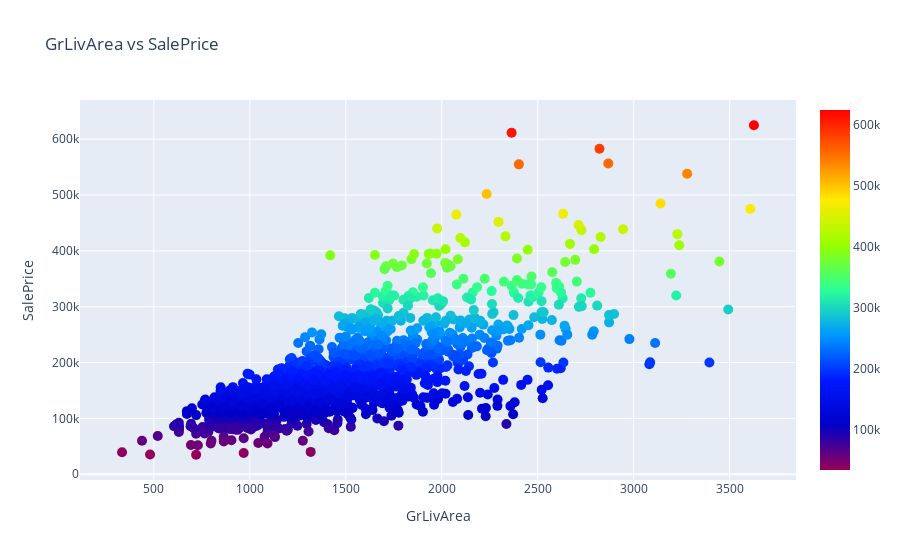

The notebook cell this image was saved under:
### Code cell
scatter_plot(train.GrLivArea, train.SalePrice, 'GrLivArea vs SalePrice', 'GrLivArea', 'SalePrice', 10, 'Rainbow')

### Figure 1 — Plotly figure (JSON) as saved in the notebook; plotly's stock layout.template omitted (floating-point values rounded to 4 significant figures; data arrays with more than 128 entries replaced by an {"elided": "..."} marker saying what was removed)
{"data": [{"marker": {"color": {"elided": "1456 int values"}, "colorscale": [[0, "rgb(150,0,90)"], [0.125, "rgb(0,0,200)"], [0.25, "rgb(0,25,255)"], [0.375, "rgb(0,152,255)"], [0.5, "rgb(44,255,150)"], [0.625, "rgb(151,255,0)"], [0.75, "rgb(255,234,0)"], [0.875, "rgb(255,111,0)"], [1, "rgb(255,0,0)"]], "showscale": true, "size": 10}, "mode": "markers", "type": "scatter", "x": {"elided": "1456 int values"}, "y": {"elided": "1456 int values"}}], "layout": {"hovermode": "closest", "title": {"text": "GrLivArea vs SalePrice"}, "xaxis": {"title": {"text": "GrLivArea"}}, "yaxis": {"title": {"text": "SalePrice"}}}}
